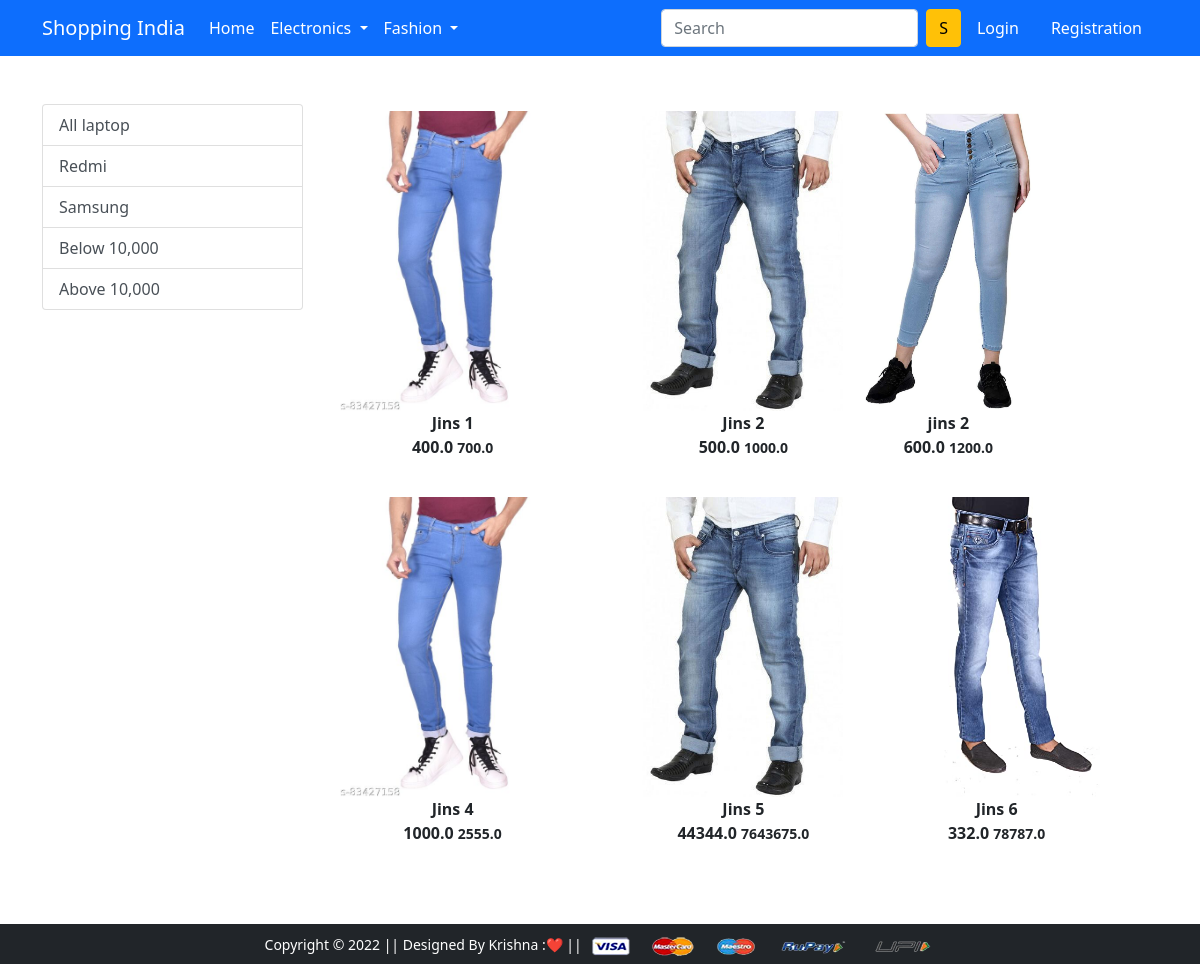
The app's page /bottomwear/ with its own data.
### app/models.py (models this page shows, shortened)
class Product(models.Model):
    title=models.CharField(max_length=100)
    selling_price=models.FloatField()
    discount_price=models.FloatField()
    description=models.TextField()
    brand=models.CharField(max_length=100)
    category=models.CharField(choices=CATEGORY_CHOICES, max_length=2)
    product_image=models.ImageField(upload_to='uploadmage/productimg')

### app/views.py (the view)
# urls.py: path('bottomwear/', views.bottomwear, name='bottomwear'),
def bottomwear(request, data=None):
    if data == None:
        bottomwear=Product.objects.filter(category='BW')
    elif data == 'Redmi' or data == 'Samsung':
        bottomwear=Product.objects.filter(category='BW').filter(brand=data)
    elif data== 'below':
        bottomwear=Product.objects.filter(category='BW').filter(discount_price__lt=10000)
    elif data== 'above':
        bottomwear=Product.objects.filter(category='BW').filter(discount_price__gt=10000)
    return render(request, 'app/bottomwear.html', {'bottomwear':bottomwear})

### app/templates/app/bottomwear.html (shortened to what this page needs)
{% extends 'app/base.html' %}
{% load static %}
{% block main-content %}
<div class="container my-5">
 <div class="row">
  <div class="col-sm-3">
   <div class="list-group">
    <a href="{% url 'laptop' %}" class="list-group-item list-group-item-action" aria-current="true">All laptop</a>
    <a href="{% url 'laptopdata' 'Redmi' %}" class="list-group-item list-group-item-action" aria-current="true">Redmi</a>
    <a href="{% url 'laptopdata' 'Samsung' %}" class="list-group-item list-group-item-action" aria-current="true">Samsung</a>
    <a href="{% url 'laptopdata'  'below' %}" class="list-group-item list-group-item-action" aria-current="true">Below 10,000</a>
    <a href="{% url 'laptopdata'  'above' %}" class="list-group-item list-group-item-action" aria-current="true">Above 10,000</a>
   </div>
  </div>
  <div class="col-sm-8">
   <div class="row">
    {% for product in bottomwear %}
    <div class="col-sm-4 text-center mb-4">
        <a href="{% url 'product-detail' product.id %}" class="btn">
            <div class="item">
                <img src="{{product.product_image.url}}" alt="" height="300" class="">
                <div class="fw-bold">{{product.title}}</div>
                <div class="fw-bold">{{product.discount_price}} <small class"fw-light text-decoration-line-through">{{product.selling_price}}</small></div>
            </div>
        </a>
    </div>
    {% endfor %}
   </div>
  </div>
 </div>
</div>
{% endblock main-content %}

### records on screen
Product: product_image (picture), title "Jins 1", discount_price "400.0", selling_price "700.0"
Product: product_image (picture), title "Jins 2", discount_price "500.0", selling_price "1000.0"
Product: product_image (picture), title "jins 2", discount_price "600.0", selling_price "1200.0"
Product: product_image (picture), title "Jins 4", discount_price "1000.0", selling_price "2555.0"
Product: product_image (picture), title "Jins 5", discount_price "44344.0", selling_price "7643675.0"
Product: product_image (picture), title "Jins 6", discount_price "332.0", selling_price "78787.0"
